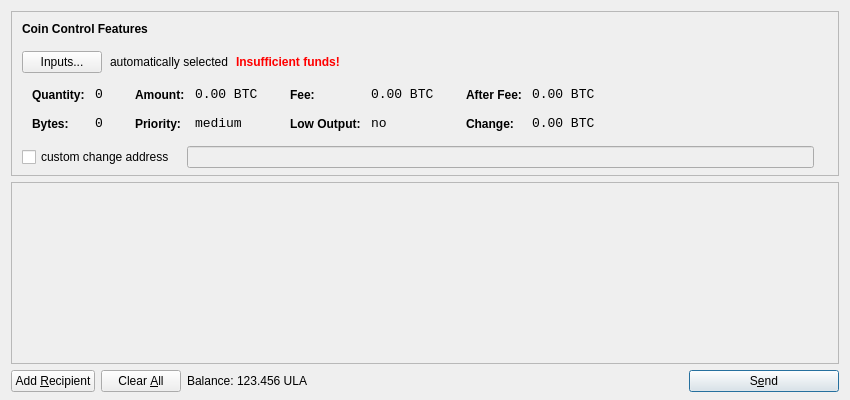
<?xml version="1.0" encoding="UTF-8"?>
<ui version="4.0">
 <class>SendCoinsDialog</class>
 <widget class="QDialog" name="SendCoinsDialog">
  <property name="geometry">
   <rect>
    <x>0</x>
    <y>0</y>
    <width>850</width>
    <height>400</height>
   </rect>
  </property>
  <property name="windowTitle">
   <string>Send Coins</string>
  </property>
  <layout class="QVBoxLayout" name="verticalLayout" stretch="0,1,0">
   <property name="bottomMargin">
    <number>8</number>
   </property>
   <item>
    <widget class="QFrame" name="frameCoinControl">
     <property name="sizePolicy">
      <sizepolicy hsizetype="Expanding" vsizetype="Expanding">
       <horstretch>0</horstretch>
       <verstretch>0</verstretch>
      </sizepolicy>
     </property>
     <property name="maximumSize">
      <size>
       <width>16777215</width>
       <height>16777215</height>
      </size>
     </property>
     <property name="frameShape">
      <enum>QFrame::StyledPanel</enum>
     </property>
     <property name="frameShadow">
      <enum>QFrame::Sunken</enum>
     </property>
     <layout class="QVBoxLayout" name="verticalLayoutCoinControl2">
      <property name="spacing">
       <number>-1</number>
      </property>
      <property name="leftMargin">
       <number>0</number>
      </property>
      <property name="topMargin">
       <number>0</number>
      </property>
      <property name="rightMargin">
       <number>0</number>
      </property>
      <property name="bottomMargin">
       <number>6</number>
      </property>
      <item>
       <layout class="QVBoxLayout" name="verticalLayoutCoinControl" stretch="0,0,0,0,1">
        <property name="spacing">
         <number>0</number>
        </property>
        <property name="leftMargin">
         <number>10</number>
        </property>
        <property name="topMargin">
         <number>10</number>
        </property>
        <item>
         <layout class="QHBoxLayout" name="horizontalLayoutCoinControl1">
          <property name="bottomMargin">
           <number>15</number>
          </property>
          <item>
           <widget class="QLabel" name="labelCoinControlFeatures">
            <property name="sizePolicy">
             <sizepolicy hsizetype="Preferred" vsizetype="Maximum">
              <horstretch>0</horstretch>
              <verstretch>0</verstretch>
             </sizepolicy>
            </property>
            <property name="font">
             <font>
              <weight>75</weight>
              <bold>true</bold>
             </font>
            </property>
            <property name="styleSheet">
             <string notr="true">font-weight:bold;</string>
            </property>
            <property name="text">
             <string>Coin Control Features</string>
            </property>
           </widget>
          </item>
         </layout>
        </item>
        <item>
         <layout class="QHBoxLayout" name="horizontalLayoutCoinControl2" stretch="0,0,0,0">
          <property name="spacing">
           <number>8</number>
          </property>
          <property name="bottomMargin">
           <number>10</number>
          </property>
          <item>
           <widget class="QPushButton" name="pushButtonCoinControl">
            <property name="styleSheet">
             <string notr="true"/>
            </property>
            <property name="text">
             <string>Inputs...</string>
            </property>
           </widget>
          </item>
          <item>
           <widget class="QLabel" name="labelCoinControlAutomaticallySelected">
            <property name="text">
             <string>automatically selected</string>
            </property>
            <property name="margin">
             <number>5</number>
            </property>
           </widget>
          </item>
          <item>
           <widget class="QLabel" name="labelCoinControlInsuffFunds">
            <property name="font">
             <font>
              <weight>75</weight>
              <bold>true</bold>
             </font>
            </property>
            <property name="styleSheet">
             <string notr="true">color:red;font-weight:bold;</string>
            </property>
            <property name="text">
             <string>Insufficient funds!</string>
            </property>
            <property name="margin">
             <number>5</number>
            </property>
           </widget>
          </item>
          <item>
           <spacer name="horizontalSpacerCoinControl">
            <property name="orientation">
             <enum>Qt::Horizontal</enum>
            </property>
            <property name="sizeHint" stdset="0">
             <size>
              <width>40</width>
              <height>1</height>
             </size>
            </property>
           </spacer>
          </item>
         </layout>
        </item>
        <item>
         <widget class="QWidget" name="widgetCoinControl" native="true">
          <property name="sizePolicy">
           <sizepolicy hsizetype="Preferred" vsizetype="Preferred">
            <horstretch>0</horstretch>
            <verstretch>0</verstretch>
           </sizepolicy>
          </property>
          <property name="minimumSize">
           <size>
            <width>0</width>
            <height>0</height>
           </size>
          </property>
          <property name="styleSheet">
           <string notr="true"/>
          </property>
          <layout class="QHBoxLayout" name="horizontalLayoutCoinControl5">
           <property name="margin">
            <number>0</number>
           </property>
           <item>
            <layout class="QHBoxLayout" name="horizontalLayoutCoinControl3" stretch="0,0,0,1">
             <property name="spacing">
              <number>20</number>
             </property>
             <property name="topMargin">
              <number>0</number>
             </property>
             <property name="bottomMargin">
              <number>10</number>
             </property>
             <item>
              <layout class="QFormLayout" name="formLayoutCoinControl1">
               <property name="horizontalSpacing">
                <number>10</number>
               </property>
               <property name="verticalSpacing">
                <number>14</number>
               </property>
               <property name="leftMargin">
                <number>10</number>
               </property>
               <property name="topMargin">
                <number>4</number>
               </property>
               <property name="rightMargin">
                <number>6</number>
               </property>
               <item row="0" column="0">
                <widget class="QLabel" name="labelCoinControlQuantityText">
                 <property name="styleSheet">
                  <string notr="true">font-weight:bold;</string>
                 </property>
                 <property name="text">
                  <string>Quantity:</string>
                 </property>
                 <property name="margin">
                  <number>0</number>
                 </property>
                </widget>
               </item>
               <item row="0" column="1">
                <widget class="QLabel" name="labelCoinControlQuantity">
                 <property name="font">
                  <font>
                   <family>Monospace</family>
                   <pointsize>10</pointsize>
                  </font>
                 </property>
                 <property name="cursor">
                  <cursorShape>IBeamCursor</cursorShape>
                 </property>
                 <property name="contextMenuPolicy">
                  <enum>Qt::ActionsContextMenu</enum>
                 </property>
                 <property name="text">
                  <string notr="true">0</string>
                 </property>
                 <property name="margin">
                  <number>0</number>
                 </property>
                 <property name="textInteractionFlags">
                  <set>Qt::LinksAccessibleByMouse|Qt::TextSelectableByKeyboard|Qt::TextSelectableByMouse</set>
                 </property>
                </widget>
               </item>
               <item row="1" column="0">
                <widget class="QLabel" name="labelCoinControlBytesText">
                 <property name="styleSheet">
                  <string notr="true">font-weight:bold;</string>
                 </property>
                 <property name="text">
                  <string>Bytes:</string>
                 </property>
                </widget>
               </item>
               <item row="1" column="1">
                <widget class="QLabel" name="labelCoinControlBytes">
                 <property name="font">
                  <font>
                   <family>Monospace</family>
                   <pointsize>10</pointsize>
                  </font>
                 </property>
                 <property name="cursor">
                  <cursorShape>IBeamCursor</cursorShape>
                 </property>
                 <property name="contextMenuPolicy">
                  <enum>Qt::ActionsContextMenu</enum>
                 </property>
                 <property name="text">
                  <string notr="true">0</string>
                 </property>
                 <property name="textInteractionFlags">
                  <set>Qt::LinksAccessibleByMouse|Qt::TextSelectableByKeyboard|Qt::TextSelectableByMouse</set>
                 </property>
                </widget>
               </item>
              </layout>
             </item>
             <item>
              <layout class="QFormLayout" name="formLayoutCoinControl2">
               <property name="horizontalSpacing">
                <number>10</number>
               </property>
               <property name="verticalSpacing">
                <number>14</number>
               </property>
               <property name="leftMargin">
                <number>6</number>
               </property>
               <property name="topMargin">
                <number>4</number>
               </property>
               <property name="rightMargin">
                <number>6</number>
               </property>
               <item row="0" column="0">
                <widget class="QLabel" name="labelCoinControlAmountText">
                 <property name="styleSheet">
                  <string notr="true">font-weight:bold;</string>
                 </property>
                 <property name="text">
                  <string>Amount:</string>
                 </property>
                 <property name="margin">
                  <number>0</number>
                 </property>
                </widget>
               </item>
               <item row="0" column="1">
                <widget class="QLabel" name="labelCoinControlAmount">
                 <property name="font">
                  <font>
                   <family>Monospace</family>
                   <pointsize>10</pointsize>
                  </font>
                 </property>
                 <property name="cursor">
                  <cursorShape>IBeamCursor</cursorShape>
                 </property>
                 <property name="contextMenuPolicy">
                  <enum>Qt::ActionsContextMenu</enum>
                 </property>
                 <property name="text">
                  <string notr="true">0.00 BTC</string>
                 </property>
                 <property name="textInteractionFlags">
                  <set>Qt::LinksAccessibleByMouse|Qt::TextSelectableByKeyboard|Qt::TextSelectableByMouse</set>
                 </property>
                </widget>
               </item>
               <item row="1" column="0">
                <widget class="QLabel" name="labelCoinControlPriorityText">
                 <property name="styleSheet">
                  <string notr="true">font-weight:bold;</string>
                 </property>
                 <property name="text">
                  <string>Priority:</string>
                 </property>
                </widget>
               </item>
               <item row="1" column="1">
                <widget class="QLabel" name="labelCoinControlPriority">
                 <property name="font">
                  <font>
                   <family>Monospace</family>
                   <pointsize>10</pointsize>
                  </font>
                 </property>
                 <property name="cursor">
                  <cursorShape>IBeamCursor</cursorShape>
                 </property>
                 <property name="contextMenuPolicy">
                  <enum>Qt::ActionsContextMenu</enum>
                 </property>
                 <property name="text">
                  <string>medium</string>
                 </property>
                 <property name="textInteractionFlags">
                  <set>Qt::LinksAccessibleByMouse|Qt::TextSelectableByKeyboard|Qt::TextSelectableByMouse</set>
                 </property>
                </widget>
               </item>
              </layout>
             </item>
             <item>
              <layout class="QFormLayout" name="formLayoutCoinControl3">
               <property name="horizontalSpacing">
                <number>10</number>
               </property>
               <property name="verticalSpacing">
                <number>14</number>
               </property>
               <property name="leftMargin">
                <number>6</number>
               </property>
               <property name="topMargin">
                <number>4</number>
               </property>
               <property name="rightMargin">
                <number>6</number>
               </property>
               <item row="0" column="0">
                <widget class="QLabel" name="labelCoinControlFeeText">
                 <property name="styleSheet">
                  <string notr="true">font-weight:bold;</string>
                 </property>
                 <property name="text">
                  <string>Fee:</string>
                 </property>
                 <property name="margin">
                  <number>0</number>
                 </property>
                </widget>
               </item>
               <item row="0" column="1">
                <widget class="QLabel" name="labelCoinControlFee">
                 <property name="font">
                  <font>
                   <family>Monospace</family>
                   <pointsize>10</pointsize>
                  </font>
                 </property>
                 <property name="cursor">
                  <cursorShape>IBeamCursor</cursorShape>
                 </property>
                 <property name="contextMenuPolicy">
                  <enum>Qt::ActionsContextMenu</enum>
                 </property>
                 <property name="text">
                  <string notr="true">0.00 BTC</string>
                 </property>
                 <property name="textInteractionFlags">
                  <set>Qt::LinksAccessibleByMouse|Qt::TextSelectableByKeyboard|Qt::TextSelectableByMouse</set>
                 </property>
                </widget>
               </item>
               <item row="1" column="0">
                <widget class="QLabel" name="labelCoinControlLowOutputText">
                 <property name="styleSheet">
                  <string notr="true">font-weight:bold;</string>
                 </property>
                 <property name="text">
                  <string>Low Output:</string>
                 </property>
                </widget>
               </item>
               <item row="1" column="1">
                <widget class="QLabel" name="labelCoinControlLowOutput">
                 <property name="font">
                  <font>
                   <family>Monospace</family>
                   <pointsize>10</pointsize>
                  </font>
                 </property>
                 <property name="cursor">
                  <cursorShape>IBeamCursor</cursorShape>
                 </property>
                 <property name="contextMenuPolicy">
                  <enum>Qt::ActionsContextMenu</enum>
                 </property>
                 <property name="text">
                  <string>no</string>
                 </property>
                 <property name="textInteractionFlags">
                  <set>Qt::LinksAccessibleByMouse|Qt::TextSelectableByKeyboard|Qt::TextSelectableByMouse</set>
                 </property>
                </widget>
               </item>
              </layout>
             </item>
             <item>
              <layout class="QFormLayout" name="formLayoutCoinControl4">
               <property name="horizontalSpacing">
                <number>10</number>
               </property>
               <property name="verticalSpacing">
                <number>14</number>
               </property>
               <property name="leftMargin">
                <number>6</number>
               </property>
               <property name="topMargin">
                <number>4</number>
               </property>
               <property name="rightMargin">
                <number>6</number>
               </property>
               <item row="0" column="0">
                <widget class="QLabel" name="labelCoinControlAfterFeeText">
                 <property name="styleSheet">
                  <string notr="true">font-weight:bold;</string>
                 </property>
                 <property name="text">
                  <string>After Fee:</string>
                 </property>
                 <property name="margin">
                  <number>0</number>
                 </property>
                </widget>
               </item>
               <item row="0" column="1">
                <widget class="QLabel" name="labelCoinControlAfterFee">
                 <property name="font">
                  <font>
                   <family>Monospace</family>
                   <pointsize>10</pointsize>
                  </font>
                 </property>
                 <property name="cursor">
                  <cursorShape>IBeamCursor</cursorShape>
                 </property>
                 <property name="contextMenuPolicy">
                  <enum>Qt::ActionsContextMenu</enum>
                 </property>
                 <property name="text">
                  <string notr="true">0.00 BTC</string>
                 </property>
                 <property name="textInteractionFlags">
                  <set>Qt::LinksAccessibleByMouse|Qt::TextSelectableByKeyboard|Qt::TextSelectableByMouse</set>
                 </property>
                </widget>
               </item>
               <item row="1" column="0">
                <widget class="QLabel" name="labelCoinControlChangeText">
                 <property name="styleSheet">
                  <string notr="true">font-weight:bold;</string>
                 </property>
                 <property name="text">
                  <string>Change:</string>
                 </property>
                </widget>
               </item>
               <item row="1" column="1">
                <widget class="QLabel" name="labelCoinControlChange">
                 <property name="font">
                  <font>
                   <family>Monospace</family>
                   <pointsize>10</pointsize>
                  </font>
                 </property>
                 <property name="cursor">
                  <cursorShape>IBeamCursor</cursorShape>
                 </property>
                 <property name="contextMenuPolicy">
                  <enum>Qt::ActionsContextMenu</enum>
                 </property>
                 <property name="text">
                  <string notr="true">0.00 BTC</string>
                 </property>
                 <property name="textInteractionFlags">
                  <set>Qt::LinksAccessibleByMouse|Qt::TextSelectableByKeyboard|Qt::TextSelectableByMouse</set>
                 </property>
                </widget>
               </item>
              </layout>
             </item>
            </layout>
           </item>
          </layout>
         </widget>
        </item>
        <item>
         <layout class="QHBoxLayout" name="horizontalLayoutCoinControl4" stretch="0,0,0">
          <property name="spacing">
           <number>12</number>
          </property>
          <property name="sizeConstraint">
           <enum>QLayout::SetDefaultConstraint</enum>
          </property>
          <property name="topMargin">
           <number>5</number>
          </property>
          <property name="rightMargin">
           <number>5</number>
          </property>
          <item>
           <widget class="QCheckBox" name="checkBoxCoinControlChange">
            <property name="text">
             <string>custom change address</string>
            </property>
           </widget>
          </item>
          <item>
           <widget class="QLineEdit" name="lineEditCoinControlChange">
            <property name="enabled">
             <bool>false</bool>
            </property>
            <property name="sizePolicy">
             <sizepolicy hsizetype="Expanding" vsizetype="Fixed">
              <horstretch>0</horstretch>
              <verstretch>0</verstretch>
             </sizepolicy>
            </property>
           </widget>
          </item>
          <item>
           <widget class="QLabel" name="labelCoinControlChangeLabel">
            <property name="sizePolicy">
             <sizepolicy hsizetype="Preferred" vsizetype="Expanding">
              <horstretch>0</horstretch>
              <verstretch>0</verstretch>
             </sizepolicy>
            </property>
            <property name="minimumSize">
             <size>
              <width>0</width>
              <height>0</height>
             </size>
            </property>
            <property name="text">
             <string/>
            </property>
            <property name="margin">
             <number>3</number>
            </property>
           </widget>
          </item>
         </layout>
        </item>
        <item>
         <spacer name="verticalSpacerCoinControl">
          <property name="orientation">
           <enum>Qt::Vertical</enum>
          </property>
          <property name="sizeHint" stdset="0">
           <size>
            <width>800</width>
            <height>1</height>
           </size>
          </property>
         </spacer>
        </item>
       </layout>
      </item>
     </layout>
    </widget>
   </item>
   <item>
    <widget class="QScrollArea" name="scrollArea">
     <property name="widgetResizable">
      <bool>true</bool>
     </property>
     <widget class="QWidget" name="scrollAreaWidgetContents">
      <property name="geometry">
       <rect>
        <x>0</x>
        <y>0</y>
        <width>830</width>
        <height>165</height>
       </rect>
      </property>
      <layout class="QVBoxLayout" name="verticalLayout_2">
       <property name="margin">
        <number>0</number>
       </property>
       <item>
        <layout class="QVBoxLayout" name="entries">
         <property name="spacing">
          <number>6</number>
         </property>
        </layout>
       </item>
       <item>
        <spacer name="verticalSpacer">
         <property name="orientation">
          <enum>Qt::Vertical</enum>
         </property>
         <property name="sizeHint" stdset="0">
          <size>
           <width>20</width>
           <height>40</height>
          </size>
         </property>
        </spacer>
       </item>
      </layout>
     </widget>
    </widget>
   </item>
   <item>
    <layout class="QHBoxLayout" name="horizontalLayout">
     <item>
      <widget class="QPushButton" name="addButton">
       <property name="toolTip">
        <string>Send to multiple recipients at once</string>
       </property>
       <property name="text">
        <string>Add &amp;Recipient</string>
       </property>
       <property name="icon">
        <iconset resource="../bitcoin.qrc">
         <normaloff>:/icons/add</normaloff>:/icons/add</iconset>
       </property>
       <property name="autoDefault">
        <bool>false</bool>
       </property>
      </widget>
     </item>
     <item>
      <widget class="QPushButton" name="clearButton">
       <property name="sizePolicy">
        <sizepolicy hsizetype="Minimum" vsizetype="Fixed">
         <horstretch>0</horstretch>
         <verstretch>0</verstretch>
        </sizepolicy>
       </property>
       <property name="toolTip">
        <string>Remove all transaction fields</string>
       </property>
       <property name="text">
        <string>Clear &amp;All</string>
       </property>
       <property name="icon">
        <iconset resource="../bitcoin.qrc">
         <normaloff>:/icons/remove</normaloff>:/icons/remove</iconset>
       </property>
       <property name="autoRepeatDelay">
        <number>300</number>
       </property>
       <property name="autoDefault">
        <bool>false</bool>
       </property>
      </widget>
     </item>
     <item>
      <layout class="QHBoxLayout" name="horizontalLayout_2">
       <property name="spacing">
        <number>3</number>
       </property>
       <item>
        <widget class="QLabel" name="label">
         <property name="text">
          <string>Balance:</string>
         </property>
        </widget>
       </item>
       <item>
        <widget class="QLabel" name="labelBalance">
         <property name="cursor">
          <cursorShape>IBeamCursor</cursorShape>
         </property>
         <property name="text">
          <string>123.456 ULA</string>
         </property>
         <property name="textInteractionFlags">
          <set>Qt::LinksAccessibleByMouse|Qt::TextSelectableByKeyboard|Qt::TextSelectableByMouse</set>
         </property>
        </widget>
       </item>
      </layout>
     </item>
     <item>
      <spacer name="horizontalSpacer">
       <property name="orientation">
        <enum>Qt::Horizontal</enum>
       </property>
       <property name="sizeHint" stdset="0">
        <size>
         <width>40</width>
         <height>20</height>
        </size>
       </property>
      </spacer>
     </item>
     <item>
      <widget class="QPushButton" name="sendButton">
       <property name="minimumSize">
        <size>
         <width>150</width>
         <height>0</height>
        </size>
       </property>
       <property name="toolTip">
        <string>Confirm the send action</string>
       </property>
       <property name="text">
        <string>S&amp;end</string>
       </property>
       <property name="icon">
        <iconset resource="../bitcoin.qrc">
         <normaloff>:/icons/send</normaloff>:/icons/send</iconset>
       </property>
       <property name="default">
        <bool>true</bool>
       </property>
      </widget>
     </item>
    </layout>
   </item>
  </layout>
 </widget>
 <resources>
  <include location="../bitcoin.qrc"/>
 </resources>
 <connections/>
</ui>
